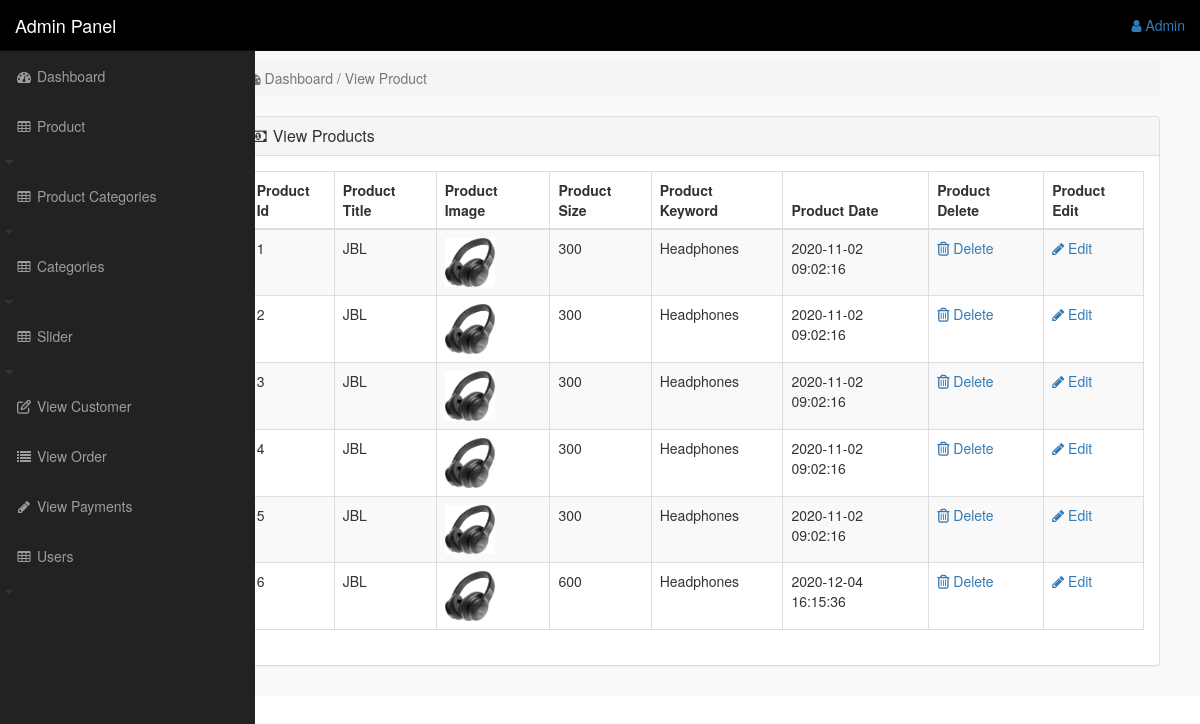
Page /admin_area/index.php?view_product (signed in) on the committed database.
### tables this page shows
CREATE TABLE `products` (
  `product_id` int(10) NOT NULL,
  `p_cat_id` int(10) NOT NULL,
  `cat_id` int(10) NOT NULL,
  `date` timestamp NOT NULL DEFAULT current_timestamp() ON UPDATE current_timestamp(),
  `product_title` text NOT NULL,
  `product_img1` text NOT NULL,
  `product_img2` text NOT NULL,
  `product_img3` text NOT NULL,
  `product_price` int(10) NOT NULL,
  `product_desc` text NOT NULL,
  `product_keywords` text NOT NULL
);

### admin_area/view_product.php (the view)
<?php
if (!isset($_SESSION['admin_email'])) {
	echo "<script>window.open('login.php','_self')</script>";
}else{
?>
<div class="col-lg-10 col-sm-8 col-md-9" style="float: right;">
<div class="row">
	<div class="col-lg-12">
		<ol class="breadcrumb">
			<li class="active">
				<i class="fa fa-dashboard"></i> Dashboard / View Product
			</li>
		</ol>
	</div>
</div>
<div class="row">
	<div class="col-lg-12">
		<div class="panel panel-default">
			<div class="panel-heading">
				<h3 class="panel-title">
					<i class="fa fa-money fa-fw"></i> View Products
				</h3>
			</div>
			<div class="panel-body">
				<div class="table-responsive">
					<table class="table table-bordered table-hover table-striped">
						<thead>
							<tr>
								<th> Product Id</th>
								<th> Product Title</th>
								<th> Product Image</th>
								<th> Product Size</th>
								<th> Product Keyword</th>
								<th> Product Date</th>
								<th> Product Delete</th>
								<th> Product Edit</th>
							</tr>
						</thead>
						<tbody>
							<?php
							$i=0;
							$get_product="select * from products";
							$run_p=mysqli_query($con,$get_product);
							while ($row=mysqli_fetch_array($run_p)) {
								$pro_id=$row['product_id'];
								$product_title=$row['product_title'];
								$product_img1=$row['product_img1'];
								$product_price=$row['product_price'];
								$product_keywords=$row['product_keywords'];
								$date=$row['date'];
								$i++;
							?>
							<tr>
								<td><?php echo $i ?></td>
								<td><?php echo $product_title ?></td>
								<td><img src="product_images/<?php echo $product_img1 ?>" class="img-responsive" width="50" height="40"></td>
								<td><?php echo $product_price ?></td>
								<td><?php echo $product_keywords ?></td>
								<td><?php echo $date ?></td>
								<td>
									<a href="index.php?delete_product=<?php echo $pro_id ?>">
										<i class="fa fa-trash-o"></i> Delete
									</a>
								</td>
								<td>
									<a href="index.php?edit_product=<?php echo $pro_id ?>">
										<i class="fa fa-pencil"></i> Edit
									</a>
								</td>
							</tr>
							<?php } ?>
						</tbody>
					</table>
				</div>
			</div>
		</div>
	</div>
</div>
</div>
<?php } ?>

### admin_area/includes/sidebar.php (shortened to what this page needs)
<?php
if (!isset($_SESSION['admin_email'])) {
	echo "<script>window.open('login.php','_self')</script>";
}else{
?>
<nav class="navbar navbar-inverse navbar-fixed-top" style="background-color: black">
	<div class="navbar-header">
		<a href="index.php?dashboard" class="navbar-brand">Admin Panel</a>
	</div>
	<ul class="nav navbar-right top-nav">
		<li class="dropdown">
			<a href="#" class="dropdown-toggle" data-toggle="dropdown">
				<i class="fa fa-user"></i> <?php echo $admin_name ?>
			</a>
		</li>
	</ul>
	<div class="collapse navbar-collapse navbar-ex1-collapse">
		<ul class="nav navbar-nav side-nav">
			<li>
				<a href="index.php?dashboard">
					<i class="fa fa-fw fa-dashboard"></i> Dashboard
				</a>
			</li>
			<li>
				<a href="#" data-toggle="collapse" data-target="#products">
					<i class="fa fa-fw fa-table"></i> Product</a>
					<i class="fa fa-fw fa-caret-down"></i>
			<li>
			<li>
				<a href="#" data-toggle="collapse" data-target="#product_cat">
					<i class="fa fa-fw fa-table"></i> Product Categories</a>
					<i class="fa fa-fw fa-caret-down"></i>
			<li>
			<li>
				<a href="#" data-toggle="collapse" data-target="#category">
					<i class="fa fa-fw fa-table"></i> Categories</a>
					<i class="fa fa-fw fa-caret-down"></i>
			<li>
			<li>
				<a href="#" data-toggle="collapse" data-target="#slider">
					<i class="fa fa-fw fa-table"></i> Slider</a>
					<i class="fa fa-fw fa-caret-down"></i>
			<li>
			<li>
				<a href="index.php?view_customer"><i class="fa fa-fw fa-edit"></i> View Customer</a>
			</li>
			<li>
				<a href="index.php?view_order"><i class="fa fa-fw fa-list"></i> View Order</a>
			</li>
			<li>
				<a href="index.php?view_payments"><i class="fa fa-fw fa-pencil"></i> View Payments</a>
			</li>
			<li>
				<a href="#" data-toggle="collapse" data-target="#users">
					<i class="fa fa-fw fa-table"></i> Users</a>
					<i class="fa fa-fw fa-caret-down"></i>
		</ul>
	</div>
</nav>
<?php } ?>

### admin_area/css/style.css (style rules this page uses)
body { margin-top: 100px; }
@media (min-width: 768px) { body { margin-top: 50px; } }
.top-nav { padding: 0 15px; }
.top-nav>li { display: inline-block; float: left; }
.top-nav>li>a { padding-top: 15px; padding-bottom: 15px; line-height: 20px; }
@media (min-width: 768px) { .side-nav { position: fixed; top: 51px; width: 255px; border-radius: 0; overflow-y: auto; background-color: #222; bottom: 0; overflow-x: hidden; padding-bottom: 40px; } }
@media (min-width: 768px) { .side-nav>li>a { width: 255px; } }

### rows in the picture
products: product_title "JBL", product_img1 (picture), product_price "300", product_keywords "Headphones", date "2020-11-02 09:02:16"
products: product_title "JBL", product_img1 (picture), product_price "300", product_keywords "Headphones", date "2020-11-02 09:02:16"
products: product_title "JBL", product_img1 (picture), product_price "300", product_keywords "Headphones", date "2020-11-02 09:02:16"
products: product_title "JBL", product_img1 (picture), product_price "300", product_keywords "Headphones", date "2020-11-02 09:02:16"
products: product_title "JBL", product_img1 (picture), product_price "300", product_keywords "Headphones", date "2020-11-02 09:02:16"
products: product_title "JBL", product_img1 (picture), product_price "600", product_keywords "Headphones", date "2020-12-04 16:15:36"

### other values in the picture
$admin_name "Admin"
